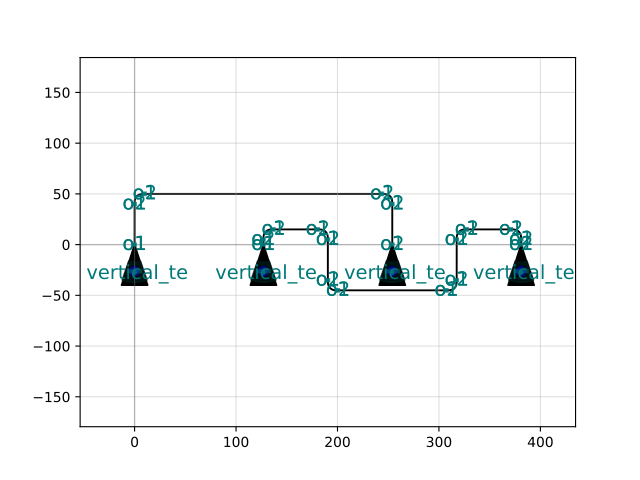

This figure's Python source:
import gdsfactory as gf

c = gf.components.loss_deembedding_ch13_24(pitch=127.0, input_port_indexes=(0, 1), cross_section='strip')
c.plot()
